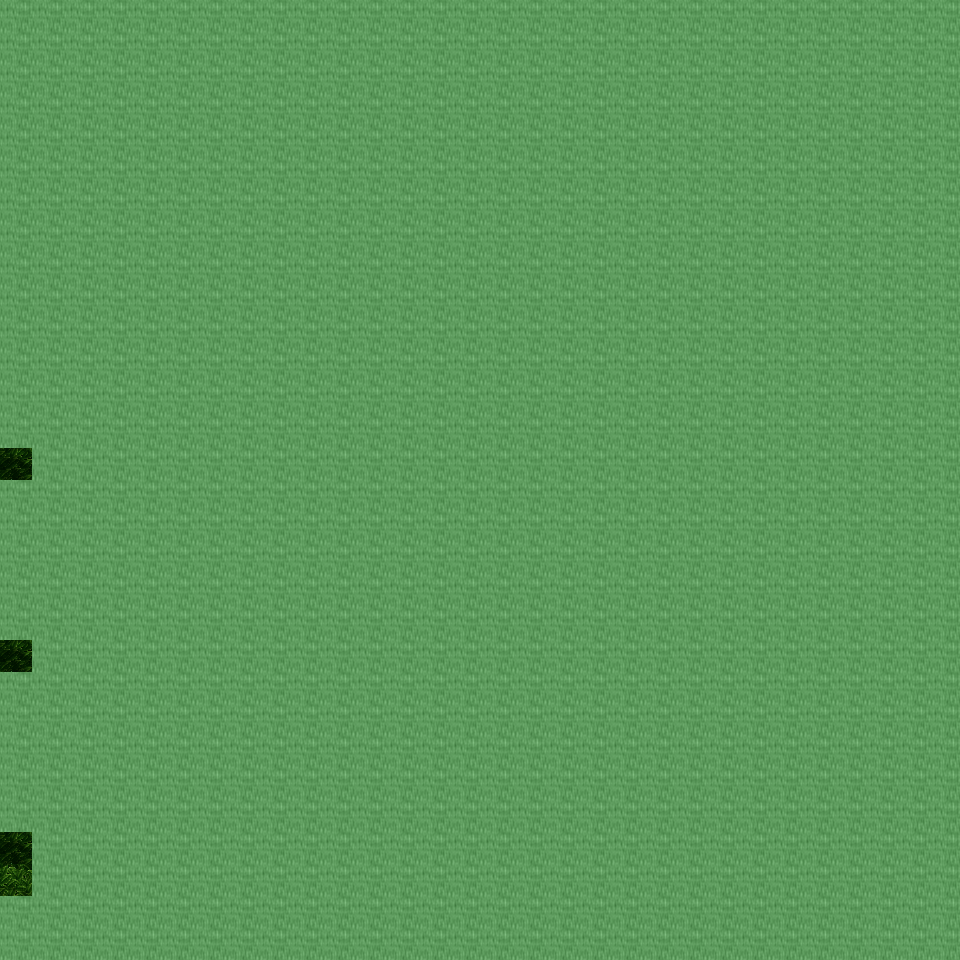

Tiled map render using the project's own tile images. Description and the map definition, with tile-layer contents summarised, below:
An orthogonal 30x30 tile map with 32x32 px tiles, 6 tile layers (Ground, Object, Object2, Above, ...), 16 tilesets and 3 objects (3x mapchange).

<map version="1.0" orientation="orthogonal" renderorder="right-down" width="30" height="30" tilewidth="32" tileheight="32" nextobjectid="4">
  <tileset firstgid="1" name="tileset_ground_ground" tilewidth="32" tileheight="32" tilecount="33" columns="3">
    <image source="../drawable/tileset_ground_ground.png" width="96" height="352" />
  </tileset>
  <tileset firstgid="34" name="tileset_ground_rock_pebbles" tilewidth="32" tileheight="32" tilecount="3" columns="1">
    <image source="../drawable/tileset_ground_rock_pebbles.png" width="32" height="96" />
  </tileset>
  <tileset firstgid="37" name="tileset_ground_grass_edges" tilewidth="32" tileheight="32" tilecount="36" columns="12">
    <image source="../drawable/tileset_ground_grass_edges.png" width="384" height="96" />
  </tileset>
  <tileset firstgid="73" name="tileset_ground_grass_corners" tilewidth="32" tileheight="32" tilecount="24" columns="6">
    <image source="../drawable/tileset_ground_grass_corners.png" width="192" height="128" />
  </tileset>
  <tileset firstgid="97" name="tileset_plant_tree_tree_darkgreen" tilewidth="32" tileheight="32" tilecount="88" columns="8">
    <image source="../drawable/tileset_plant_tree_tree_darkgreen.png" width="256" height="352" />
  </tileset>
  <tileset firstgid="185" name="tileset_plant_grasses" tilewidth="32" tileheight="32" tilecount="6" columns="3">
    <image source="../drawable/tileset_plant_grasses.png" width="96" height="64" />
  </tileset>
  <tileset firstgid="191" name="tileset_plant_bush_bushes" tilewidth="32" tileheight="32" tilecount="10" columns="5">
    <image source="../drawable/tileset_plant_bush_bushes.png" width="160" height="64" />
  </tileset>
  <tileset firstgid="201" name="tileset_plant_tree_tree_green" tilewidth="32" tileheight="32" tilecount="88" columns="8">
    <image source="../drawable/tileset_plant_tree_tree_green.png" width="256" height="352" />
  </tileset>
  <tileset firstgid="289" name="tileset_plant_flower_daisy_white" tilewidth="32" tileheight="32" tilecount="8" columns="2">
    <image source="../drawable/tileset_plant_flower_daisy_white.png" width="64" height="128" />
  </tileset>
  <tileset firstgid="297" name="tileset_object_well" tilewidth="32" tileheight="32" tilecount="4" columns="2">
    <image source="../drawable/tileset_object_well.png" width="64" height="64" />
  </tileset>
  <tileset firstgid="301" name="tileset_item_corpse_huge_animal" tilewidth="32" tileheight="32" tilecount="16" columns="2">
    <image source="../drawable/tileset_item_corpse_huge_animal.png" width="64" height="256" />
  </tileset>
  <tileset firstgid="317" name="tileset_item_corpse_skull_pale" tilewidth="32" tileheight="32" tilecount="2" columns="2">
    <image source="../drawable/tileset_item_corpse_skull_pale.png" width="64" height="32" />
  </tileset>
  <tileset firstgid="319" name="tileset_item_statue_grey_stone" tilewidth="32" tileheight="32" tilecount="4" columns="2">
    <image source="../drawable/tileset_item_statue_grey_stone.png" width="64" height="64" />
  </tileset>
  <tileset firstgid="323" name="tileset_logic_collision" tilewidth="32" tileheight="32" tilecount="1" columns="1">
    <image source="../drawable/tileset_logic_collision.png" width="32" height="32" />
  </tileset>
  <tileset firstgid="324" name="tileset_ground_grass_2" tilewidth="32" tileheight="32" tilecount="21" columns="3">
    <image source="../drawable/tileset_ground_grass_2.png" width="96" height="224" />
  </tileset>
  <tileset firstgid="345" name="tileset_ground_green_paving" tilewidth="32" tileheight="32" tilecount="18" columns="3">
    <image source="../drawable/tileset_ground_green_paving.png" width="96" height="192" />
  </tileset>
  <layer name="Ground" width="30" height="30">
    <data>[900 cells, 900 non-empty, 2 distinct tile ids]</data>
  </layer>
  <layer name="Object" width="30" height="30">
    <data>[900 cells, 24 non-empty, 6 distinct tile ids]</data>
  </layer>
  <layer name="Object2" width="30" height="30">
    <data>[900 cells, 33 non-empty, 16 distinct tile ids]</data>
  </layer>
  <layer name="Above" width="30" height="30">
    <data>[900 cells, 786 non-empty, 24 distinct tile ids]</data>
  </layer>
  <layer name="Above2" width="30" height="30">
    <data>[900 cells, 0 non-empty, 0 distinct tile ids]</data>
  </layer>
  <layer name="Walkable" width="30" height="30">
    <data>[900 cells, 896 non-empty, 1 distinct tile ids]</data>
  </layer>
  <objectgroup name="MapEvents">
    <object id="1" name="west" type="mapchange" x="0" y="448" width="32" height="32">
      <properties>
        <property name="map" value="0_ados_mountain_n2_w2_x2_y0" />
        <property name="place" value="east" />
      </properties>
    </object>
    <object id="2" name="west2" type="mapchange" x="0" y="640" width="32" height="32">
      <properties>
        <property name="map" value="0_ados_mountain_n2_w2_x2_y0" />
        <property name="place" value="east2" />
      </properties>
    </object>
    <object id="3" name="west3" type="mapchange" x="0" y="832" width="32" height="64">
      <properties>
        <property name="map" value="0_ados_mountain_n2_w2_x2_y0" />
        <property name="place" value="east3" />
      </properties>
    </object>
  </objectgroup>
</map>
